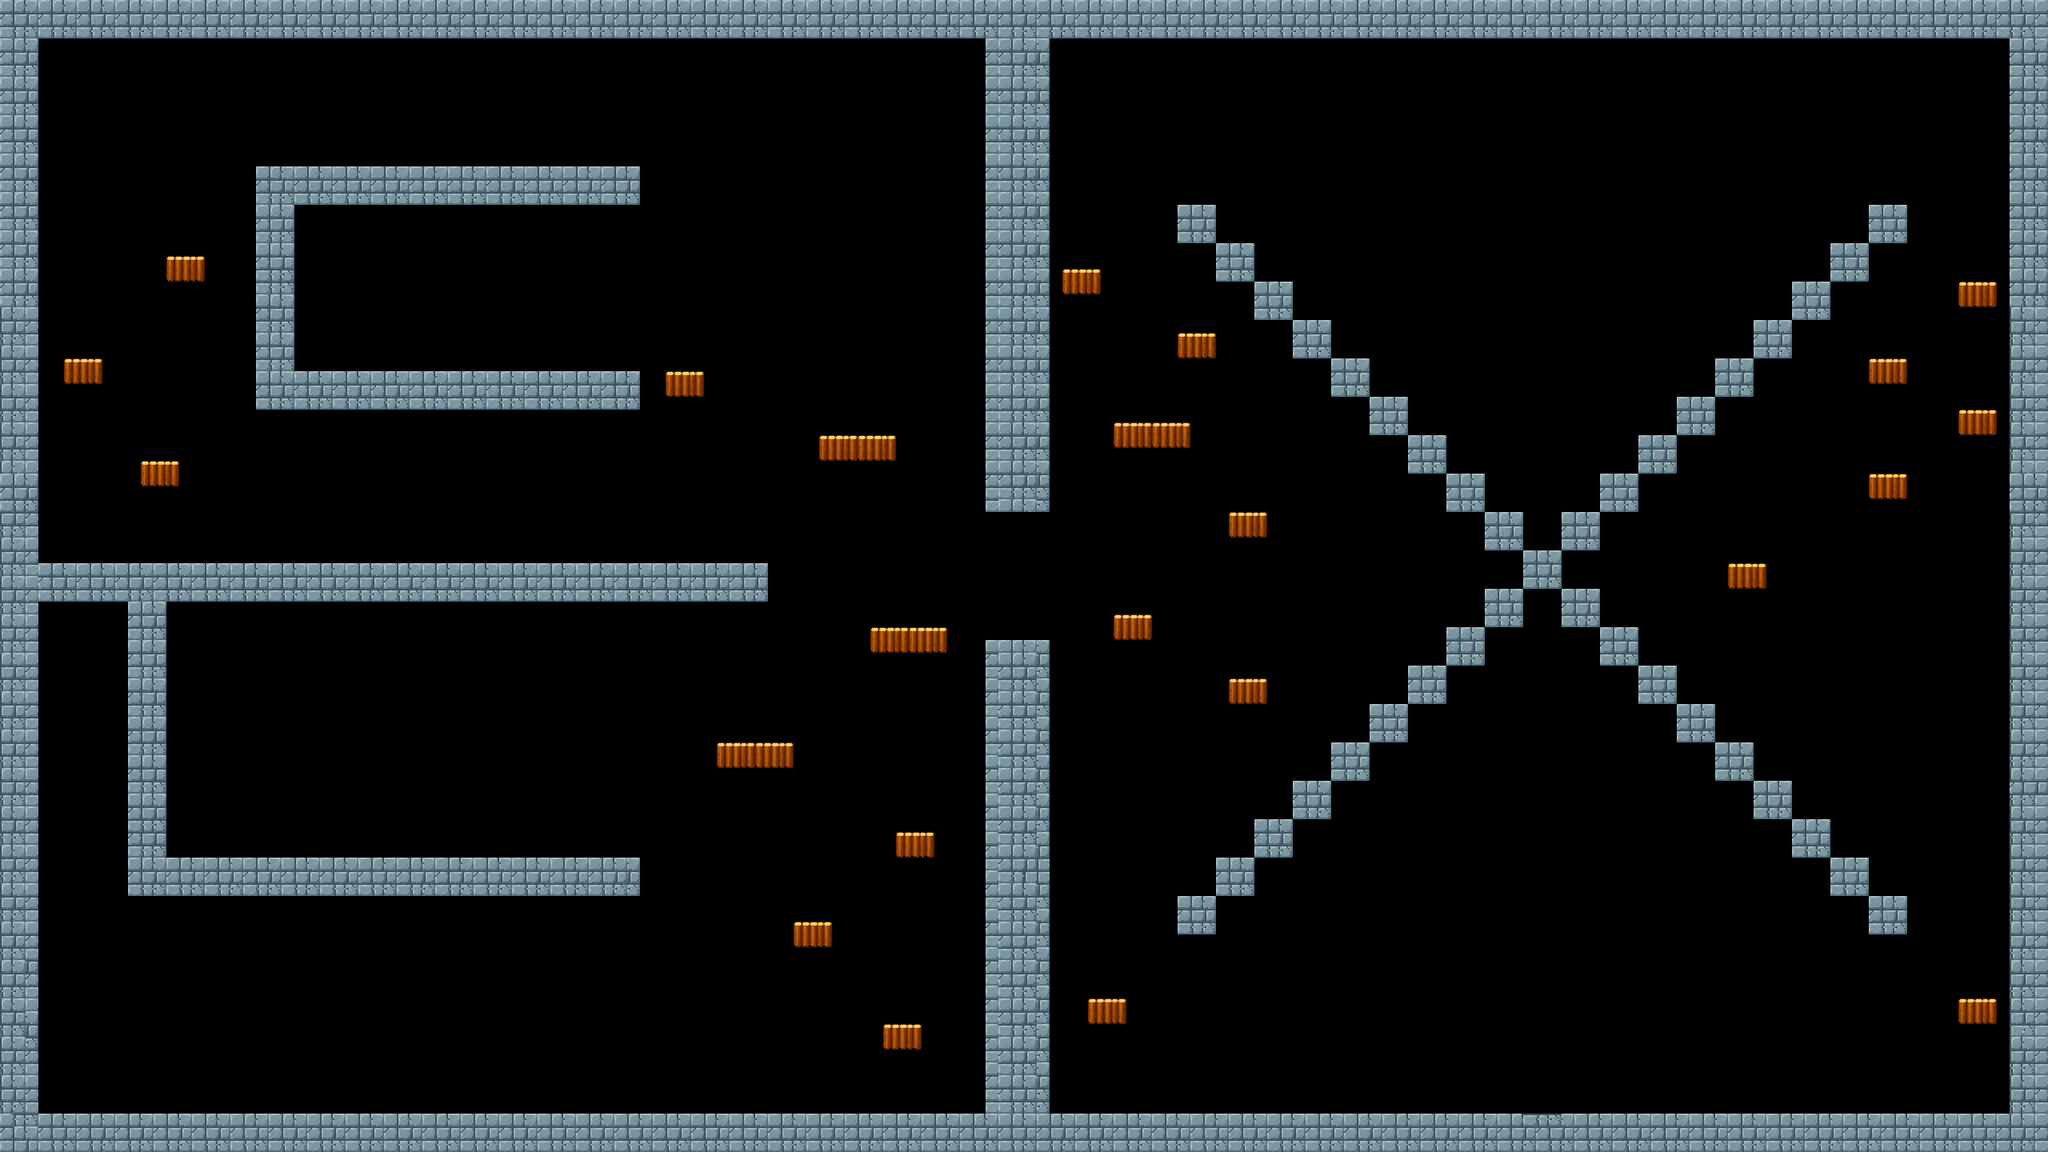

A level layout from a 2D game, rendered from its tile map. Below: a short description, then the map file with tile-grid data replaced by summaries:
An orthogonal 160x90 tile map with 16x16 px tiles, 1 tile layer (Tile Layer 1) and 1 object.

<map version="1.10" tiledversion="1.11.2" orientation="orthogonal" renderorder="right-down" width="160" height="90" tilewidth="16" tileheight="16" infinite="0" nextlayerid="3" nextobjectid="2">
 <tileset firstgid="1" source="summer terrain.tsx" />
 <layer id="1" name="Tile Layer 1" width="160" height="90">
  <data>[14400 cells, 2900 non-empty, 16 distinct tile ids]</data>
 </layer>
 <objectgroup id="2" name="Collision">
  <object id="1" x="1472.04" y="255.972" width="48" height="48" />
 </objectgroup>
</map>
